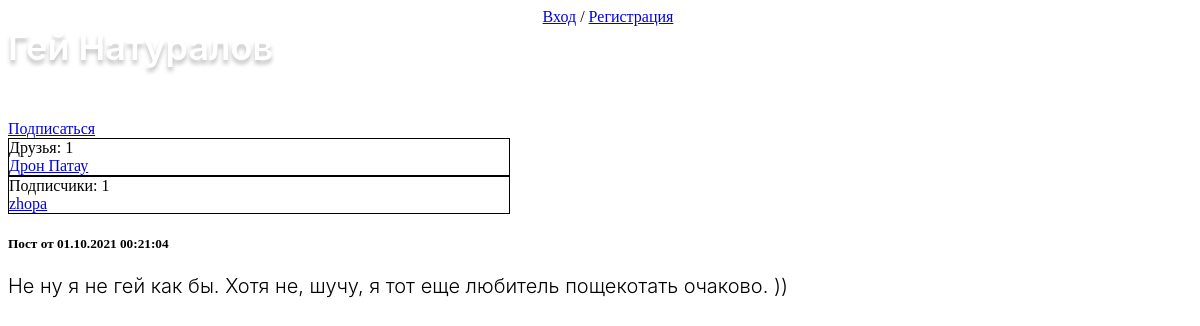
/user/ГейНатуралов/, run on the app's committed database.
### bling/models.py (models this page shows, shortened)
class Profile(models.Model):
    user = models.OneToOneField(User, on_delete=models.CASCADE)
    born_on = models.DateField(null=True, blank=True, verbose_name='Дата рождения')
    subscribers = models.ManyToManyField(User, blank=True, default=None, verbose_name='Подписчики', related_name='Подписчик')
    friends = models.ManyToManyField(User, blank=True, default=None, verbose_name='Друзья', related_name='Друг')
    profile_image = models.OneToOneField('BlingImage', default=None, null=True, blank=True, verbose_name='Ава', on_delete=models.SET_NULL)
    def __str__(self):
        if self.user.first_name or self.user.last_name:
            return self.user.first_name + ' ' + self.user.last_name
        else:
            return self.user.username
    class Meta:
        verbose_name = 'Профиль'
        verbose_name_plural = 'Профили'

class BlingPost(models.Model):
    text = models.TextField(null=True, blank=True, verbose_name='Текст')
    images = models.ForeignKey('BlingImage', on_delete=models.SET_NULL, null=True, blank=True, verbose_name='Изображения')
    author = models.ForeignKey(User, on_delete=models.CASCADE, related_name='posts', verbose_name='Автор', null=True)
    created_on = models.DateTimeField(auto_now_add=True, verbose_name='Дата публикации')
    likes_amount = models.IntegerField(default=0)
    comments_amount = models.IntegerField(default=0)
    class Meta:
        verbose_name = 'Пост'
        verbose_name_plural = 'Посты'
        ordering = ['-created_on']

### bling/views.py (the view)
# urls.py: path('user/<str:user_id>/', user_profile, name='user_profile'),
def user_profile(request, user_id):
    blinguser = User.objects.get(username=user_id)
    friends = blinguser.profile.friends.all()
    friends_amount = len(friends)
    subs = blinguser.profile.subscribers.all()
    subs_amount = len(subs)
    blingposts = BlingPost.objects.filter(author=blinguser)
    if request.user == blinguser:
        is_own_page = True
        is_current_user_subscribed = False
        is_current_user_friend = False
    else:
        is_own_page = False
        if request.user in subs:
            is_current_user_subscribed = True
            is_current_user_friend = False
        elif request.user in friends:
            is_current_user_subscribed = False
            is_current_user_friend = True
        else:
            is_current_user_subscribed = False
            is_current_user_friend = False
    if friends_amount > 3:
        friends = friends[:3]
    if subs_amount > 3:
        subs = subs[:3]
    context = {
        'blinguser': blinguser,
        'blingposts': blingposts,
        'friends': friends,
        'friends_amount': friends_amount,
        'subs': subs,
        'subs_amount': subs_amount,
        'is_own_page': is_own_page,
        'is_current_user_subscribed': is_current_user_subscribed,
        'is_current_user_friend': is_current_user_friend,
    }
    return render(request, 'bling/user_profile.html', context)

### bling/templates/bling/user_profile.html (shortened to what this page needs)
{% extends "layout/basic.html" %}
{% block content %}
{% if blinguser.first_name or blinguser.lastname %}
        <h1>{{ blinguser.first_name }} {{ blinguser.last_name }}</h1>
    {% else %}
        <h1>{{ blinguser.username }}</h1>
    {% endif %}
<br>
{% if not is_own_page %}
    {% if is_current_user_subscribed %}
        <a title="Отменить подписку" href="{% url 'unsubscribe' blinguser.username %}">Вы подписаны</a>
    {% elif is_current_user_friend %}
        <a title="Удалить из друзей" href="{% url 'unsubscribe' blinguser.username %}">Вы друзья</a>
    {% else %}
        <a title="Подписаться" href="{% url 'subscribe' blinguser.username %}">Подписаться</a>
    {% endif %}
{% endif %}
<div style="border: 1px solid black; position: relative; width: 500px">
    Друзья: {{ friends_amount }}
    {% if friends_amount > 0 %}
        {% for friend in friends %}
            <br><a href="{% url 'user_profile' friend.username %}">{{ friend.profile }}</a>
        {% endfor %}
    {% endif %}
</div>
<div style="border: 1px solid black; position: relative; width: 500px">
    Подписчики: {{ subs_amount }}
    {% if subs_amount > 0 %}
        {% for sub in subs %}
            <br><a href="{% url 'user_profile' sub.username %}">{{ sub.profile }}</a>
        {% endfor %}
    {% endif %}
</div>
{% for blingpost in blingposts %}
<div class="post">
    <h5>Пост от {{ blingpost.created_on|date:"d.m.Y H:i:s" }}</h5>
    <p>{{ blingpost.text }}</p><br>
</div><br>
{% endfor %}
{% endblock %}

### bling/static/bling/style.css (style rules this page uses)
html, body { width: 100%; height: 100%; position:fixed; top:0; bottom:0; left:0; right:0; }
body { background-image: url("back.jpg"); background-size: cover; display: block; }
p { font-family: SF Pro Display; font-weight: 300; font-size: 20px; }
h1 { font-family: SF Pro Display; font-style: normal; font-weight: 600; font-size: 36px; line-height: 43px; color: #FFFFFF; text-shadow: 0px 4px 4px rgba(0, 0, 0, 0.25); margin-bottom: 33px; margin-top: 0px; }
::placeholder { text-indent: 14px; font-family: SF Pro Display; font-weight: 300; font-size: 18px; line-height: 21px; color: #A8A8A8; }

### data on the page
BlingPost: created_on "01.10.2021 00:21:04", text "Не ну я не гей как бы. Хотя не, шучу, я тот еще любитель пощекотать очаково. ))"

### other printed values
{{ blinguser.first_name }} "Гей"
{{ blinguser.last_name }} "Натуралов"
{{ friends_amount }} "1"
{{ friend.profile }} "Дрон Патау"
{{ subs_amount }} "1"
{{ sub.profile }} "zhopa"
